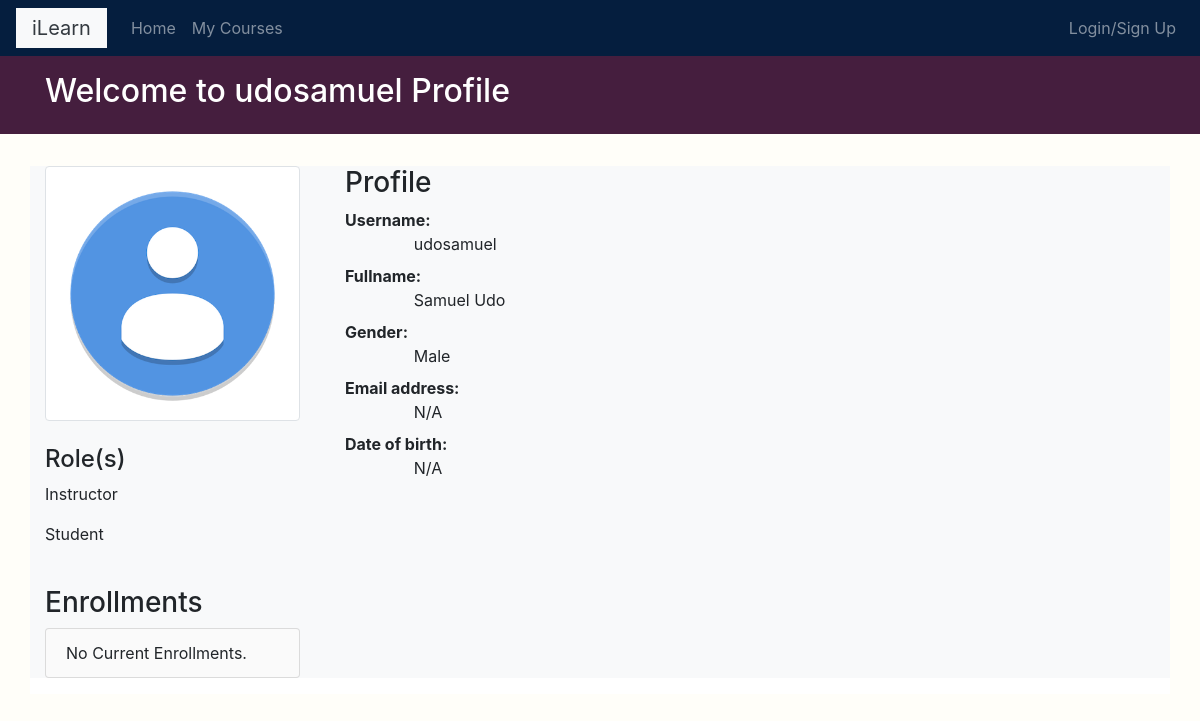
Before: /profile/2/ with the older database file.
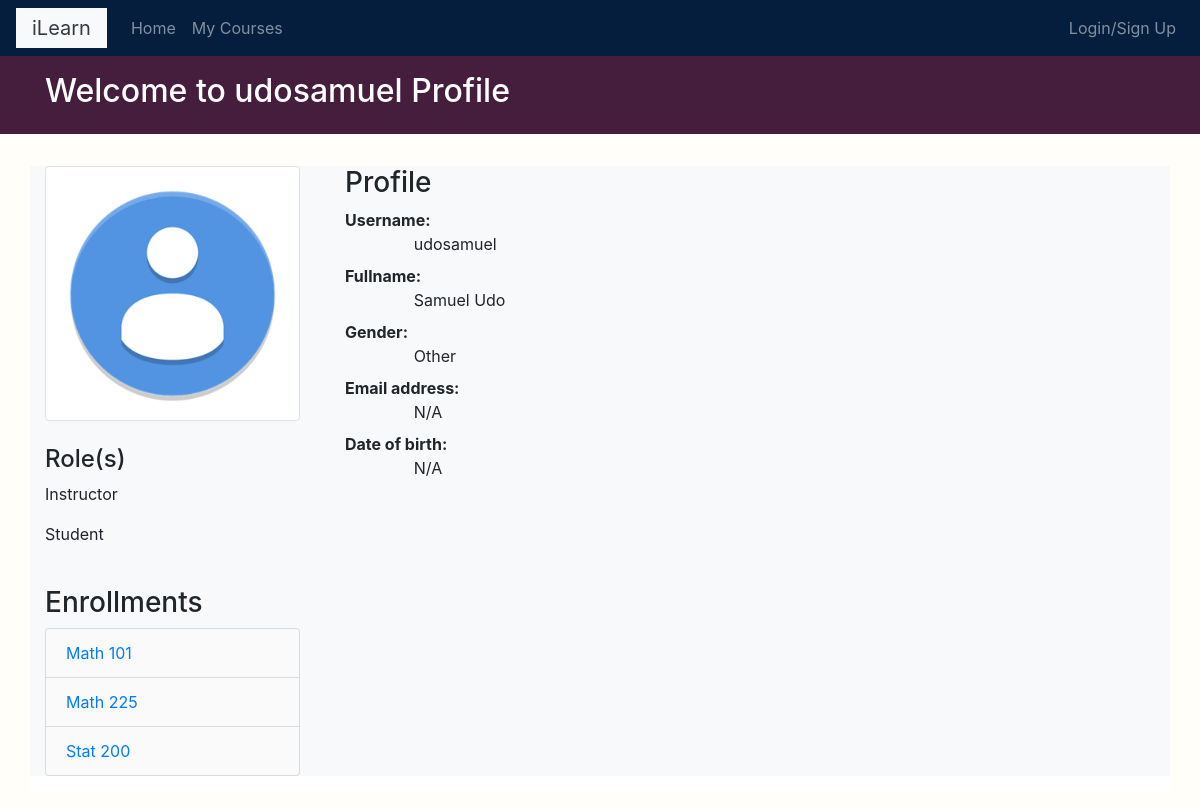
After: the same page with the newer database file.
### students/models.py (models this page shows, shortened)
class Student(models.Model):
    user = models.OneToOneField(settings.AUTH_USER_MODEL,related_name='student', on_delete=models.CASCADE)
    gender_choice = [
        ('Male','Male'),
        ('Female','Female'),
        ('Other','Other')
    ]
    gender = models.CharField(
    max_length=6,
    choices=gender_choice,
    default='Other'
    )
    date_of_birth = models.DateField(blank=True, null=True)
    photo = models.ImageField(upload_to='users/%Y/%m/%d/',default='users/user_icon.png',
                              blank=False)
    feature = models.BooleanField(default=False,null=True)

### courses/models.py (models this page shows, shortened)
class Enrollment(models.Model):
    student = models.ForeignKey(Student,related_name='enrollments',on_delete=models.CASCADE)# TODO:  change model sttructure later  student model in of itself
    created  = models.DateTimeField(auto_now_add=True)
    updated = models.DateTimeField(auto_now=True)
    course = models.ForeignKey('Course',on_delete=models.CASCADE, related_name='course_enrollements')
    class Meta:
        unique_together = ('student','course')

class Course(models.Model):
    instructor = models.ForeignKey('Instructor', related_name='courses_created', on_delete=models.CASCADE)
    subject  = models.ForeignKey(Subject, related_name='courses', on_delete=models.CASCADE)
    title = models.CharField(max_length=200)
    overview = models.TextField(max_length=200)
    slug = models.SlugField(max_length=200,unique=True)
    created = models.DateTimeField(auto_now_add=True)
    enrollments = models.ManyToManyField(Student,through='Enrollment')
    feature = models.BooleanField(default=False,null=True)
    photo = models.ImageField(upload_to='courses/%Y/%m/%d/',default='courses/course_icon.png',
                              blank=False)
    class Meta:
        ordering = ['-created']

### account/views.py (the view, shortened to what this page needs)
# urls.py: path('<int:pk>/',ProfileDetailView.as_view(),name='profile-detail')
class ProfileDetailView(FormMixin, DetailView):
    model = Student
    form_class = StudentEditForm
    template_name = 'account/profile_detail.html'
    def get_context_data(self, **kwargs):
        context = super().get_context_data(**kwargs)
        context['is_owner'] = self.object.user == self.request.user
        if (self.object.user == self.request.user):
            context['student_form'] = StudentEditForm(instance=self.object)
            context['user_form'] = UserEditForm(instance=self.object.user)
        return context

### courses/templatetags/course.py (called while the page is built)
@register.filter
def is_instructor(obj):
    try:
        if obj.is_superuser or obj.instructor:
            return True
        else:
            return False
    except:
        return None

### account/templates/account/profile_detail.html (shortened to what this page needs)
{% extends "base.html" %}
{% block page_title %}
  <h2>Welcome {% if not is_owner %}to{% else %}back{% endif %} {{ object.user.username }} {% if not is_owner %}Profile{% endif %}</h2>
{% endblock %}
{% block content %}
  <div class="row pb-3">
    <div class="bg-light col-xs-12 col-md-3 contents">
      <div class="">
        <img src="{{object.photo.url}}" alt="..." class="img-thumbnail">
      </div>
      <br>
      <h4>Role(s)</h4>
      <div class="">
        {% if object.user.instructor %}
          <p>Instructor</p>
        {% endif %}
        <p>Student</p>
      </div>
      <br>
      <h3>Enrollments</h3>
      <ul class="modules list-group">
        {% for enrollment in object.enrollments.all %}
          <li class="list-group-item">
            <a href='{% url "courses:course_detail" enrollment.course.slug %}'>
              <span>
                {{ enrollment.course.title }}
              </span>
            </a>
          </li>
        {% empty %}
          <li class="list-group-item">No Current Enrollments.</li>
        {% endfor %}
      </ul>
    </div>
    <div class="bg-light col-xs-12 col-md-9 contents">
      <div class="container">
        <h3>Profile</h3>
        {% if is_owner %}
          <form class="" action="" method="post" enctype="multipart/form-data">
            {% csrf_token %}
            {{ user_form.as_p }}
            {{ student_form.as_p }}
          <div class="text-right">
            <button type="submit" class='btn btn-secondary' name="button">Update Profile</button>
          </div>
          </form>
        {%else%}
          <dl class="row">
            <dt class="col-sm-12">Username:</dt>
            <dd class="col-sm-11 offset-sm-1">{{object.user.username}}</dd>
            <dt class="col-sm-12">Fullname:</dt>
            <dd class="col-sm-11 offset-sm-1">{% if object.user.get_full_name %}{{object.user.get_full_name}}{% else %}N/A{%endif%}</dd>
            <dt class="col-sm-12">Gender:</dt>
            <dd class="col-sm-11 offset-sm-1">{% if object.gender %}{{object.gender}}{% else %}N/A{%endif%}</dd>
            <dt class="col-sm-12">Email address:</dt>
            <dd class="col-sm-11 offset-sm-1">{% if object.user.email %}{{object.user.email}}{% else %}N/A{%endif%}</dd>
            <dt class="col-sm-12">Date of birth:</dt>
            <dd class="col-sm-11 offset-sm-1">{% if object.date_of_birth %}{{object.date_of_birth}}{% else %}N/A{%endif%}</dd>
          </dl>
        {%endif%}
      </div>
    </div>
  </div>
{% endblock %}

Changed rows visible on the page:
changed Student "udosamuel": photo: a different picture; gender "Male" → "Other"
now on this page (row edited): Enrollment: course "Math 101"
now on this page (row edited): Enrollment: course "Math 225"
now on this page (row edited): Enrollment: course "Stat 200"
Other visible differences:
text no longer shown: "No Current Enrollments."
